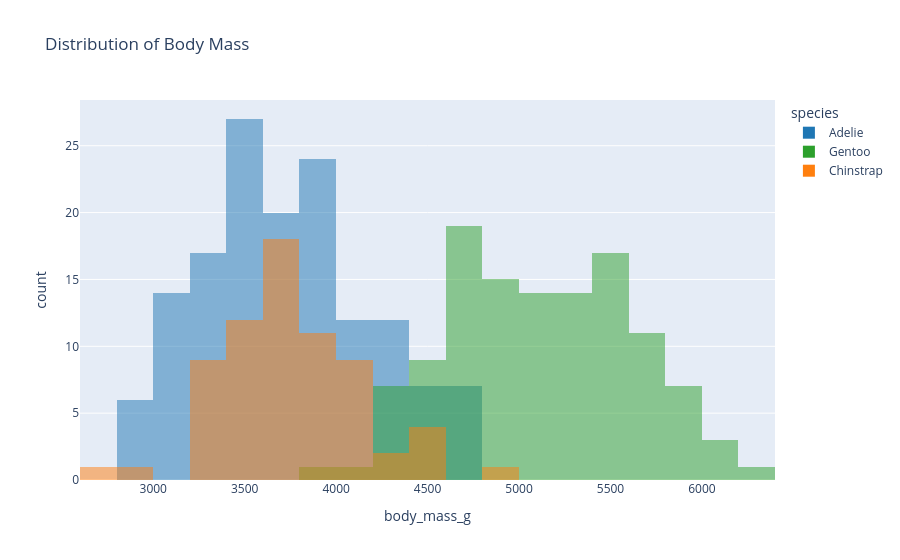

The notebook cell saved with this chart:
### Code cell
fig = px.box(
    viz_df,
    x="species",
    y="body_mass_g",
    color="sex",
    color_discrete_map={
        "male": "#1f77b4",
        "female": "#ff7f0e"
    },
    title="Male Penguins Are Consistently Heavier Than Females Across All Species"
)

fig.update_layout(
    xaxis_title="Species",
    yaxis_title="Body Mass (g)",
    plot_bgcolor="white",
    paper_bgcolor="white",
    yaxis=dict(showgrid=True, gridcolor="lightgray", zeroline=False),
    xaxis=dict(showgrid=False)
)

fig.show()

### Figure 1 — Plotly figure (JSON) as saved in the notebook; plotly's stock layout.template omitted (floating-point values rounded to 4 significant figures; data arrays with more than 128 entries replaced by an {"elided": "..."} marker saying what was removed)
{"data": [{"bingroup": "x", "hovertemplate": "species=Adelie<br>body_mass_g=%{x}<br>count=%{y}<extra></extra>", "legendgroup": "Adelie", "marker": {"color": "#1f77b4", "opacity": 0.5, "pattern": {"shape": ""}}, "name": "Adelie", "orientation": "v", "showlegend": true, "type": "histogram", "x": {"elided": "146 float values"}, "xaxis": "x", "yaxis": "y"}, {"bingroup": "x", "hovertemplate": "species=Gentoo<br>body_mass_g=%{x}<br>count=%{y}<extra></extra>", "legendgroup": "Gentoo", "marker": {"color": "#2ca02c", "opacity": 0.5, "pattern": {"shape": ""}}, "name": "Gentoo", "orientation": "v", "showlegend": true, "type": "histogram", "x": [4500.0, 5700.0, 4450.0, 5700.0, 5400.0, 4550.0, 4800.0, 5200.0, 4400.0, 5150.0, 4650.0, 5550.0, 4650.0, 5850.0, 4200.0, 5850.0, 4150.0, 6300.0, 4800.0, 5350.0, 5700.0, 5000.0, 4400.0, 5050.0, 5000.0, 5100.0, 5650.0, 4600.0, 5550.0, 5250.0, 4700.0, 5050.0, 6050.0, 5150.0, 5400.0, 4950.0, 5250.0, 4350.0, 5350.0, 3950.0, 5700.0, 4300.0, 4750.0, 5550.0, 4900.0, 4200.0, 5400.0, 5100.0, 5300.0, 4850.0, 5300.0, 4400.0, 5000.0, 4900.0, 5050.0, 4300.0, 5000.0, 4450.0, 5550.0, 4200.0, 5300.0, 4400.0, 5650.0, 4700.0, 5700.0, 5800.0, 4700.0, 5550.0, 4750.0, 5000.0, 5100.0, 5200.0, 4700.0, 5800.0, 4600.0, 6000.0, 4750.0, 5950.0, 4625.0, 5450.0, 4725.0, 5350.0, 4750.0, 5600.0, 4600.0, 5300.0, 4875.0, 5550.0, 4950.0, 5400.0, 4750.0, 5650.0, 4850.0, 5200.0, 4925.0, 4875.0, 4625.0, 5250.0, 4850.0, 5600.0, 4975.0, 5500.0, 5500.0, 4700.0, 5500.0, 4575.0, 5500.0, 5000.0, 5950.0, 4650.0, 5500.0, 4375.0, 5850.0, 6000.0, 4925.0, 4850.0, 5750.0, 5200.0, 5400.0], "xaxis": "x", "yaxis": "y"}, {"bingroup": "x", "hovertemplate": "species=Chinstrap<br>body_mass_g=%{x}<br>count=%{y}<extra></extra>", "legendgroup": "Chinstrap", "marker": {"color": "#ff7f0e", "opacity": 0.5, "pattern": {"shape": ""}}, "name": "Chinstrap", "orientation": "v", "showlegend": true, "type": "histogram", "x": [3500.0, 3900.0, 3650.0, 3525.0, 3725.0, 3950.0, 3250.0, 3750.0, 4150.0, 3700.0, 3800.0, 3775.0, 3700.0, 4050.0, 3575.0, 4050.0, 3300.0, 3700.0, 3450.0, 4400.0, 3600.0, 3400.0, 2900.0, 3800.0, 3300.0, 4150.0, 3400.0, 3800.0, 3700.0, 4550.0, 3200.0, 4300.0, 3350.0, 4100.0, 3600.0, 3900.0, 3850.0, 4800.0, 2700.0, 4500.0, 3950.0, 3650.0, 3550.0, 3500.0, 3675.0, 4450.0, 3400.0, 4300.0, 3250.0, 3675.0, 3325.0, 3950.0, 3600.0, 4050.0, 3350.0, 3450.0, 3250.0, 4050.0, 3800.0, 3525.0, 3950.0, 3650.0, 3650.0, 4000.0, 3400.0, 3775.0, 4100.0, 3775.0], "xaxis": "x", "yaxis": "y"}], "layout": {"barmode": "overlay", "legend": {"title": {"text": "species"}, "tracegroupgap": 0}, "title": {"text": "Distribution of Body Mass"}, "xaxis": {"anchor": "y", "domain": [0, 1], "title": {"text": "body_mass_g"}}, "yaxis": {"anchor": "x", "domain": [0, 1], "title": {"text": "count"}}}}
